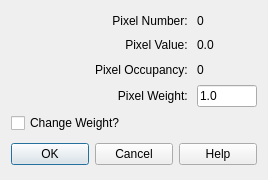
<?xml version="1.0" encoding="UTF-8"?>
<ui version="4.0">
 <class>pixelInfoDialog</class>
 <widget class="QDialog" name="pixelInfoDialog">
  <property name="geometry">
   <rect>
    <x>0</x>
    <y>0</y>
    <width>254</width>
    <height>180</height>
   </rect>
  </property>
  <property name="windowTitle">
   <string>Dialog</string>
  </property>
  <layout class="QVBoxLayout" name="verticalLayout">
   <item>
    <layout class="QGridLayout" name="gridLayout">
     <item row="0" column="0">
      <widget class="QLabel" name="pixelNumberLabel">
       <property name="minimumSize">
        <size>
         <width>180</width>
         <height>0</height>
        </size>
       </property>
       <property name="text">
        <string>Pixel Number: </string>
       </property>
       <property name="alignment">
        <set>Qt::AlignRight|Qt::AlignTrailing|Qt::AlignVCenter</set>
       </property>
      </widget>
     </item>
     <item row="0" column="1">
      <widget class="QLabel" name="pixelNumber">
       <property name="minimumSize">
        <size>
         <width>60</width>
         <height>0</height>
        </size>
       </property>
       <property name="text">
        <string>0</string>
       </property>
      </widget>
     </item>
     <item row="1" column="0">
      <widget class="QLabel" name="pixelValueLabel">
       <property name="minimumSize">
        <size>
         <width>180</width>
         <height>0</height>
        </size>
       </property>
       <property name="text">
        <string>Pixel Value: </string>
       </property>
       <property name="alignment">
        <set>Qt::AlignRight|Qt::AlignTrailing|Qt::AlignVCenter</set>
       </property>
      </widget>
     </item>
     <item row="1" column="1">
      <widget class="QLabel" name="pixelValue">
       <property name="minimumSize">
        <size>
         <width>60</width>
         <height>0</height>
        </size>
       </property>
       <property name="text">
        <string>0.0</string>
       </property>
      </widget>
     </item>
     <item row="2" column="0">
      <widget class="QLabel" name="pixelOccupancyLabel">
       <property name="minimumSize">
        <size>
         <width>180</width>
         <height>0</height>
        </size>
       </property>
       <property name="text">
        <string>Pixel Occupancy: </string>
       </property>
       <property name="alignment">
        <set>Qt::AlignRight|Qt::AlignTrailing|Qt::AlignVCenter</set>
       </property>
      </widget>
     </item>
     <item row="2" column="1">
      <widget class="QLabel" name="pixelOccupancy">
       <property name="minimumSize">
        <size>
         <width>60</width>
         <height>0</height>
        </size>
       </property>
       <property name="text">
        <string>0</string>
       </property>
      </widget>
     </item>
     <item row="3" column="0">
      <widget class="QLabel" name="pixelWeightLabel">
       <property name="minimumSize">
        <size>
         <width>180</width>
         <height>0</height>
        </size>
       </property>
       <property name="text">
        <string>Pixel Weight: </string>
       </property>
       <property name="alignment">
        <set>Qt::AlignRight|Qt::AlignTrailing|Qt::AlignVCenter</set>
       </property>
      </widget>
     </item>
     <item row="3" column="1">
      <widget class="QLineEdit" name="pixelWeight">
       <property name="enabled">
        <bool>true</bool>
       </property>
       <property name="minimumSize">
        <size>
         <width>60</width>
         <height>0</height>
        </size>
       </property>
       <property name="text">
        <string>1.0</string>
       </property>
       <property name="readOnly">
        <bool>true</bool>
       </property>
      </widget>
     </item>
    </layout>
   </item>
   <item>
    <widget class="QCheckBox" name="nodifyWeightCheckBox">
     <property name="minimumSize">
      <size>
       <width>240</width>
       <height>0</height>
      </size>
     </property>
     <property name="text">
      <string>Change Weight?</string>
     </property>
    </widget>
   </item>
   <item>
    <widget class="QDialogButtonBox" name="buttonBox">
     <property name="minimumSize">
      <size>
       <width>240</width>
       <height>30</height>
      </size>
     </property>
     <property name="orientation">
      <enum>Qt::Horizontal</enum>
     </property>
     <property name="standardButtons">
      <set>QDialogButtonBox::Cancel|QDialogButtonBox::Help|QDialogButtonBox::Ok</set>
     </property>
    </widget>
   </item>
  </layout>
 </widget>
 <resources/>
 <connections>
  <connection>
   <sender>buttonBox</sender>
   <signal>accepted()</signal>
   <receiver>pixelInfoDialog</receiver>
   <slot>accept()</slot>
   <hints>
    <hint type="sourcelabel">
     <x>248</x>
     <y>254</y>
    </hint>
    <hint type="destinationlabel">
     <x>157</x>
     <y>274</y>
    </hint>
   </hints>
  </connection>
  <connection>
   <sender>buttonBox</sender>
   <signal>rejected()</signal>
   <receiver>pixelInfoDialog</receiver>
   <slot>reject()</slot>
   <hints>
    <hint type="sourcelabel">
     <x>316</x>
     <y>260</y>
    </hint>
    <hint type="destinationlabel">
     <x>286</x>
     <y>274</y>
    </hint>
   </hints>
  </connection>
 </connections>
</ui>
